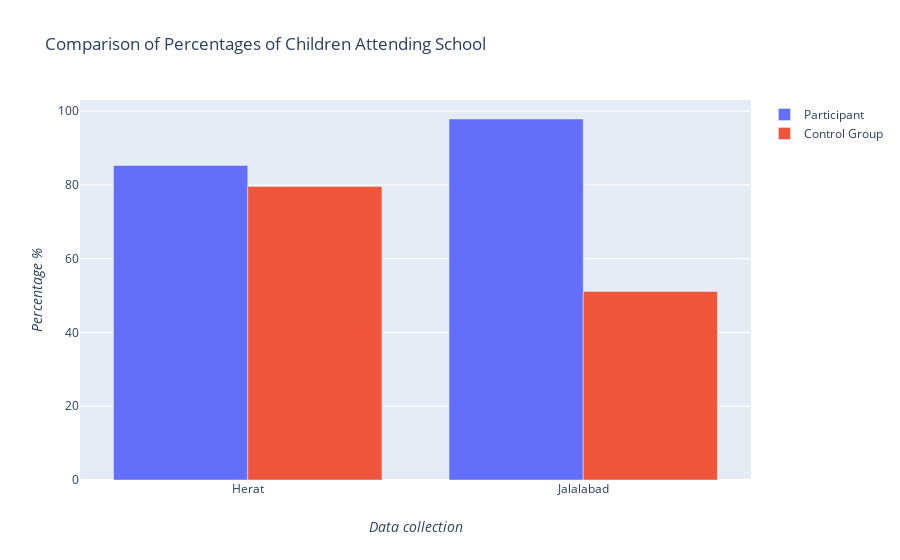

Notebook source saved alongside this figure:
### Code cell
Participant = go.Bar(
               x=['Herat', 'Jalalabad'],
               y=[herat_end_school[1], jal_end_school[1]],
               name='Participant'
               )

Control_Group = go.Bar(
            x=['Herat', 'Jalalabad'],
            y=[herat_ctrl_school[1], jal_ctrl_school[1]],
            name='Control Group'
            )
data = [Participant, Control_Group]

layout = go.Layout(
                    title='Comparison of Percentages of Children Attending School',
                    xaxis=dict(title='<i>Data collection</i>'),
                    yaxis=dict(title='<i>Percentage %</i>'),
                    barmode='group'
                )

fig = go.Figure(data=data, layout=layout)
fig.show()

### Figure 1 — Plotly figure (JSON) as saved in the notebook; plotly's stock layout.template omitted (floating-point values rounded to 4 significant figures)
{"data": [{"name": "Participant", "type": "bar", "x": ["Herat", "Jalalabad"], "y": [85.26, 97.87]}, {"name": "Control Group", "type": "bar", "x": ["Herat", "Jalalabad"], "y": [79.59, 51.11]}], "layout": {"barmode": "group", "title": {"text": "Comparison of Percentages of Children Attending School"}, "xaxis": {"title": {"text": "<i>Data collection</i>"}}, "yaxis": {"title": {"text": "<i>Percentage %</i>"}}}}
